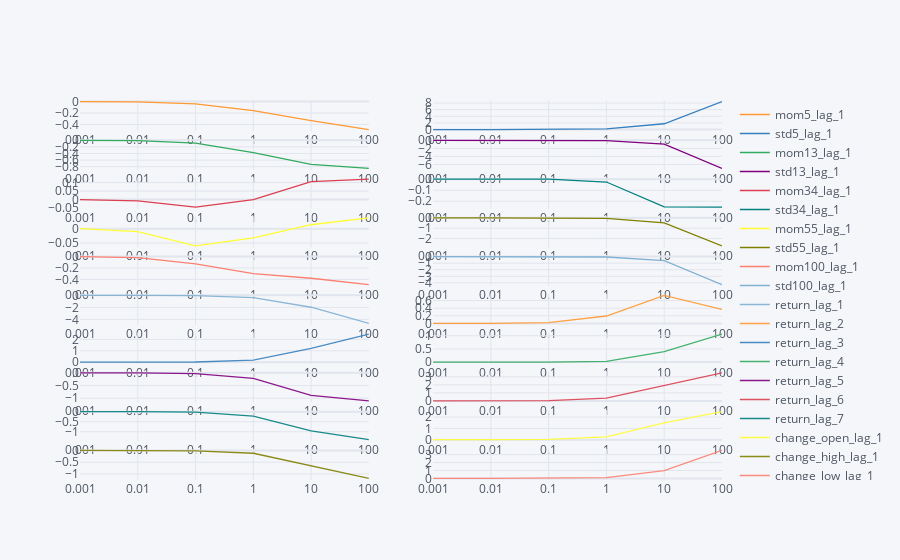

Notebook source saved alongside this figure:
### Code cell
df_clf_logit_coef.sort_index(ascending=False).iplot(subplots=True, kind='line', logx = True, vertical_spacing = 0.02)

### Figure 1 — Plotly figure (JSON) as saved in the notebook; plotly's stock layout.template omitted (floating-point values rounded to 4 significant figures)
{"data": [{"line": {"color": "rgba(255, 153, 51, 1.0)", "dash": "solid", "shape": "linear", "width": 1.3}, "mode": "lines", "name": "mom5_lag_1", "text": "", "type": "scatter", "x": [100, 10, 1, 0.1, 0.01, 0.001], "xaxis": "x", "y": [-0.4875, -0.3308, -0.157, -0.03967, -0.005063, -0.0004309], "yaxis": "y"}, {"line": {"color": "rgba(55, 128, 191, 1.0)", "dash": "solid", "shape": "linear", "width": 1.3}, "mode": "lines", "name": "std5_lag_1", "text": "", "type": "scatter", "x": [100, 10, 1, 0.1, 0.01, 0.001], "xaxis": "x2", "y": [8.437, 1.761, 0.2089, 0.02419, 0.003757, 0.0007724], "yaxis": "y2"}, {"line": {"color": "rgba(50, 171, 96, 1.0)", "dash": "solid", "shape": "linear", "width": 1.3}, "mode": "lines", "name": "mom13_lag_1", "text": "", "type": "scatter", "x": [100, 10, 1, 0.1, 0.01, 0.001], "xaxis": "x3", "y": [-0.8483, -0.7282, -0.3702, -0.08736, -0.01112, -0.0009054], "yaxis": "y3"}, {"line": {"color": "rgba(128, 0, 128, 1.0)", "dash": "solid", "shape": "linear", "width": 1.3}, "mode": "lines", "name": "std13_lag_1", "text": "", "type": "scatter", "x": [100, 10, 1, 0.1, 0.01, 0.001], "xaxis": "x4", "y": [-6.989, -0.9486, -0.089, -0.00585, 0.0008366, 0.0005082], "yaxis": "y4"}, {"line": {"color": "rgba(219, 64, 82, 1.0)", "dash": "solid", "shape": "linear", "width": 1.3}, "mode": "lines", "name": "mom34_lag_1", "text": "", "type": "scatter", "x": [100, 10, 1, 0.1, 0.01, 0.001], "xaxis": "x5", "y": [0.1207, 0.1062, -0.0003482, -0.04523, -0.008196, -0.0002912], "yaxis": "y5"}, {"line": {"color": "rgba(0, 128, 128, 1.0)", "dash": "solid", "shape": "linear", "width": 1.3}, "mode": "lines", "name": "std34_lag_1", "text": "", "type": "scatter", "x": [100, 10, 1, 0.1, 0.01, 0.001], "xaxis": "x6", "y": [-0.2538, -0.2512, -0.02522, 0.0004878, 0.001526, 0.0005946], "yaxis": "y6"}, {"line": {"color": "rgba(255, 255, 51, 1.0)", "dash": "solid", "shape": "linear", "width": 1.3}, "mode": "lines", "name": "mom55_lag_1", "text": "", "type": "scatter", "x": [100, 10, 1, 0.1, 0.01, 0.001], "xaxis": "x7", "y": [0.03757, 0.0136, -0.0321, -0.0598, -0.01038, -0.0001907], "yaxis": "y7"}, {"line": {"color": "rgba(128, 128, 0, 1.0)", "dash": "solid", "shape": "linear", "width": 1.3}, "mode": "lines", "name": "std55_lag_1", "text": "", "type": "scatter", "x": [100, 10, 1, 0.1, 0.01, 0.001], "xaxis": "x8", "y": [-2.717, -0.4861, -0.04753, -0.001774, 0.001293, 0.0005779], "yaxis": "y8"}, {"line": {"color": "rgba(251, 128, 114, 1.0)", "dash": "solid", "shape": "linear", "width": 1.3}, "mode": "lines", "name": "mom100_lag_1", "text": "", "type": "scatter", "x": [100, 10, 1, 0.1, 0.01, 0.001], "xaxis": "x9", "y": [-0.4937, -0.3808, -0.3002, -0.1286, -0.01679, -7.858e-05], "yaxis": "y9"}, {"line": {"color": "rgba(128, 177, 211, 1.0)", "dash": "solid", "shape": "linear", "width": 1.3}, "mode": "lines", "name": "std100_lag_1", "text": "", "type": "scatter", "x": [100, 10, 1, 0.1, 0.01, 0.001], "xaxis": "x10", "y": [-4.27, -0.6032, -0.05859, -0.003039, 0.001158, 0.0005692], "yaxis": "y10"}, {"line": {"color": "rgba(128, 177, 211, 0.8999999999999999)", "dash": "solid", "shape": "linear", "width": 1.3}, "mode": "lines", "name": "return_lag_1", "text": "", "type": "scatter", "x": [100, 10, 1, 0.1, 0.01, 0.001], "xaxis": "x11", "y": [-4.673, -1.981, -0.3677, -0.04494, -0.004779, -0.000468], "yaxis": "y11"}, {"line": {"color": "rgba(255, 153, 51, 0.8999999999999999)", "dash": "solid", "shape": "linear", "width": 1.3}, "mode": "lines", "name": "return_lag_2", "text": "", "type": "scatter", "x": [100, 10, 1, 0.1, 0.01, 0.001], "xaxis": "x12", "y": [0.3664, 0.7366, 0.194, 0.01821, 0.001628, 0.0001744], "yaxis": "y12"}, {"line": {"color": "rgba(55, 128, 191, 0.8999999999999999)", "dash": "solid", "shape": "linear", "width": 1.3}, "mode": "lines", "name": "return_lag_3", "text": "", "type": "scatter", "x": [100, 10, 1, 0.1, 0.01, 0.001], "xaxis": "x13", "y": [2.463, 1.218, 0.1873, 0.01559, 0.001353, 0.0001476], "yaxis": "y13"}, {"line": {"color": "rgba(50, 171, 96, 0.8999999999999999)", "dash": "solid", "shape": "linear", "width": 1.3}, "mode": "lines", "name": "return_lag_4", "text": "", "type": "scatter", "x": [100, 10, 1, 0.1, 0.01, 0.001], "xaxis": "x14", "y": [1.063, 0.3955, 0.02957, -0.001643, -0.0003894, -2.691e-05], "yaxis": "y14"}, {"line": {"color": "rgba(128, 0, 128, 0.8999999999999999)", "dash": "solid", "shape": "linear", "width": 1.3}, "mode": "lines", "name": "return_lag_5", "text": "", "type": "scatter", "x": [100, 10, 1, 0.1, 0.01, 0.001], "xaxis": "x15", "y": [-1.109, -0.8872, -0.221, -0.02921, -0.003175, -0.0003061], "yaxis": "y15"}, {"line": {"color": "rgba(219, 64, 82, 0.8999999999999999)", "dash": "solid", "shape": "linear", "width": 1.3}, "mode": "lines", "name": "return_lag_6", "text": "", "type": "scatter", "x": [100, 10, 1, 0.1, 0.01, 0.001], "xaxis": "x16", "y": [3.506, 1.931, 0.3499, 0.03546, 0.003427, 0.0003561], "yaxis": "y16"}, {"line": {"color": "rgba(0, 128, 128, 0.8999999999999999)", "dash": "solid", "shape": "linear", "width": 1.3}, "mode": "lines", "name": "return_lag_7", "text": "", "type": "scatter", "x": [100, 10, 1, 0.1, 0.01, 0.001], "xaxis": "x17", "y": [-1.391, -0.9595, -0.2253, -0.02843, -0.003045, -0.0002917], "yaxis": "y17"}, {"line": {"color": "rgba(255, 255, 51, 0.8999999999999999)", "dash": "solid", "shape": "linear", "width": 1.3}, "mode": "lines", "name": "change_open_lag_1", "text": "", "type": "scatter", "x": [100, 10, 1, 0.1, 0.01, 0.001], "xaxis": "x18", "y": [2.477, 1.476, 0.254, 0.02313, 0.002102, 0.0002215], "yaxis": "y18"}, {"line": {"color": "rgba(128, 128, 0, 0.8999999999999999)", "dash": "solid", "shape": "linear", "width": 1.3}, "mode": "lines", "name": "change_high_lag_1", "text": "", "type": "scatter", "x": [100, 10, 1, 0.1, 0.01, 0.001], "xaxis": "x19", "y": [-1.193, -0.6469, -0.1223, -0.01772, -0.002015, -0.0001908], "yaxis": "y19"}, {"line": {"color": "rgba(251, 128, 114, 0.8999999999999999)", "dash": "solid", "shape": "linear", "width": 1.3}, "mode": "lines", "name": "change_low_lag_1", "text": "", "type": "scatter", "x": [100, 10, 1, 0.1, 0.01, 0.001], "xaxis": "x20", "y": [3.539, 0.9869, 0.09725, 0.00478, 0.0002318, 3.347e-05], "yaxis": "y20"}], "layout": {"legend": {"bgcolor": "#F5F6F9", "font": {"color": "#4D5663"}}, "paper_bgcolor": "#F5F6F9", "plot_bgcolor": "#F5F6F9", "title": {"font": {"color": "#4D5663"}}, "xaxis": {"anchor": "y", "domain": [0, 0.45], "gridcolor": "#E1E5ED", "showgrid": true, "tickfont": {"color": "#4D5663"}, "title": {"font": {"color": "#4D5663"}, "text": ""}, "type": "log", "zerolinecolor": "#E1E5ED"}, "xaxis10": {"anchor": "y10", "domain": [0.55, 1], "gridcolor": "#E1E5ED", "showgrid": true, "tickfont": {"color": "#4D5663"}, "title": {"font": {"color": "#4D5663"}, "text": ""}, "type": "log", "zerolinecolor": "#E1E5ED"}, "xaxis11": {"anchor": "y11", "domain": [0, 0.45], "gridcolor": "#E1E5ED", "showgrid": true, "tickfont": {"color": "#4D5663"}, "title": {"font": {"color": "#4D5663"}, "text": ""}, "type": "log", "zerolinecolor": "#E1E5ED"}, "xaxis12": {"anchor": "y12", "domain": [0.55, 1], "gridcolor": "#E1E5ED", "showgrid": true, "tickfont": {"color": "#4D5663"}, "title": {"font": {"color": "#4D5663"}, "text": ""}, "type": "log", "zerolinecolor": "#E1E5ED"}, "xaxis13": {"anchor": "y13", "domain": [0, 0.45], "gridcolor": "#E1E5ED", "showgrid": true, "tickfont": {"color": "#4D5663"}, "title": {"font": {"color": "#4D5663"}, "text": ""}, "type": "log", "zerolinecolor": "#E1E5ED"}, "xaxis14": {"anchor": "y14", "domain": [0.55, 1], "gridcolor": "#E1E5ED", "showgrid": true, "tickfont": {"color": "#4D5663"}, "title": {"font": {"color": "#4D5663"}, "text": ""}, "type": "log", "zerolinecolor": "#E1E5ED"}, "xaxis15": {"anchor": "y15", "domain": [0, 0.45], "gridcolor": "#E1E5ED", "showgrid": true, "tickfont": {"color": "#4D5663"}, "title": {"font": {"color": "#4D5663"}, "text": ""}, "type": "log", "zerolinecolor": "#E1E5ED"}, "xaxis16": {"anchor": "y16", "domain": [0.55, 1], "gridcolor": "#E1E5ED", "showgrid": true, "tickfont": {"color": "#4D5663"}, "title": {"font": {"color": "#4D5663"}, "text": ""}, "type": "log", "zerolinecolor": "#E1E5ED"}, "xaxis17": {"anchor": "y17", "domain": [0, 0.45], "gridcolor": "#E1E5ED", "showgrid": true, "tickfont": {"color": "#4D5663"}, "title": {"font": {"color": "#4D5663"}, "text": ""}, "type": "log", "zerolinecolor": "#E1E5ED"}, "xaxis18": {"anchor": "y18", "domain": [0.55, 1], "gridcolor": "#E1E5ED", "showgrid": true, "tickfont": {"color": "#4D5663"}, "title": {"font": {"color": "#4D5663"}, "text": ""}, "type": "log", "zerolinecolor": "#E1E5ED"}, "xaxis19": {"anchor": "y19", "domain": [0, 0.45], "gridcolor": "#E1E5ED", "showgrid": true, "tickfont": {"color": "#4D5663"}, "title": {"font": {"color": "#4D5663"}, "text": ""}, "type": "log", "zerolinecolor": "#E1E5ED"}, "xaxis2": {"anchor": "y2", "domain": [0.55, 1], "gridcolor": "#E1E5ED", "showgrid": true, "tickfont": {"color": "#4D5663"}, "title": {"font": {"color": "#4D5663"}, "text": ""}, "type": "log", "zerolinecolor": "#E1E5ED"}, "xaxis20": {"anchor": "y20", "domain": [0.55, 1], "gridcolor": "#E1E5ED", "showgrid": true, "tickfont": {"color": "#4D5663"}, "title": {"font": {"color": "#4D5663"}, "text": ""}, "type": "log", "zerolinecolor": "#E1E5ED"}, "xaxis3": {"anchor": "y3", "domain": [0, 0.45], "gridcolor": "#E1E5ED", "showgrid": true, "tickfont": {"color": "#4D5663"}, "title": {"font": {"color": "#4D5663"}, "text": ""}, "type": "log", "zerolinecolor": "#E1E5ED"}, "xaxis4": {"anchor": "y4", "domain": [0.55, 1], "gridcolor": "#E1E5ED", "showgrid": true, "tickfont": {"color": "#4D5663"}, "title": {"font": {"color": "#4D5663"}, "text": ""}, "type": "log", "zerolinecolor": "#E1E5ED"}, "xaxis5": {"anchor": "y5", "domain": [0, 0.45], "gridcolor": "#E1E5ED", "showgrid": true, "tickfont": {"color": "#4D5663"}, "title": {"font": {"color": "#4D5663"}, "text": ""}, "type": "log", "zerolinecolor": "#E1E5ED"}, "xaxis6": {"anchor": "y6", "domain": [0.55, 1], "gridcolor": "#E1E5ED", "showgrid": true, "tickfont": {"color": "#4D5663"}, "title": {"font": {"color": "#4D5663"}, "text": ""}, "type": "log", "zerolinecolor": "#E1E5ED"}, "xaxis7": {"anchor": "y7", "domain": [0, 0.45], "gridcolor": "#E1E5ED", "showgrid": true, "tickfont": {"color": "#4D5663"}, "title": {"font": {"color": "#4D5663"}, "text": ""}, "type": "log", "zerolinecolor": "#E1E5ED"}, "xaxis8": {"anchor": "y8", "domain": [0.55, 1], "gridcolor": "#E1E5ED", "showgrid": true, "tickfont": {"color": "#4D5663"}, "title": {"font": {"color": "#4D5663"}, "text": ""}, "type": "log", "zerolinecolor": "#E1E5ED"}, "xaxis9": {"anchor": "y9", "domain": [0, 0.45], "gridcolor": "#E1E5ED", "showgrid": true, "tickfont": {"color": "#4D5663"}, "title": {"font": {"color": "#4D5663"}, "text": ""}, "type": "log", "zerolinecolor": "#E1E5ED"}, "yaxis": {"anchor": "x", "domain": [0.918, 1.0], "gridcolor": "#E1E5ED", "showgrid": true, "tickfont": {"color": "#4D5663"}, "title": {"font": {"color": "#4D5663"}, "text": ""}, "zerolinecolor": "#E1E5ED"}, "yaxis10": {"anchor": "x10", "domain": [0.51, 0.592], "gridcolor": "#E1E5ED", "showgrid": true, "tickfont": {"color": "#4D5663"}, "title": {"font": {"color": "#4D5663"}, "text": ""}, "zerolinecolor": "#E1E5ED"}, "yaxis11": {"anchor": "x11", "domain": [0.408, 0.49], "gridcolor": "#E1E5ED", "showgrid": true, "tickfont": {"color": "#4D5663"}, "title": {"font": {"color": "#4D5663"}, "text": ""}, "zerolinecolor": "#E1E5ED"}, "yaxis12": {"anchor": "x12", "domain": [0.408, 0.49], "gridcolor": "#E1E5ED", "showgrid": true, "tickfont": {"color": "#4D5663"}, "title": {"font": {"color": "#4D5663"}, "text": ""}, "zerolinecolor": "#E1E5ED"}, "yaxis13": {"anchor": "x13", "domain": [0.306, 0.388], "gridcolor": "#E1E5ED", "showgrid": true, "tickfont": {"color": "#4D5663"}, "title": {"font": {"color": "#4D5663"}, "text": ""}, "zerolinecolor": "#E1E5ED"}, "yaxis14": {"anchor": "x14", "domain": [0.306, 0.388], "gridcolor": "#E1E5ED", "showgrid": true, "tickfont": {"color": "#4D5663"}, "title": {"font": {"color": "#4D5663"}, "text": ""}, "zerolinecolor": "#E1E5ED"}, "yaxis15": {"anchor": "x15", "domain": [0.204, 0.286], "gridcolor": "#E1E5ED", "showgrid": true, "tickfont": {"color": "#4D5663"}, "title": {"font": {"color": "#4D5663"}, "text": ""}, "zerolinecolor": "#E1E5ED"}, "yaxis16": {"anchor": "x16", "domain": [0.204, 0.286], "gridcolor": "#E1E5ED", "showgrid": true, "tickfont": {"color": "#4D5663"}, "title": {"font": {"color": "#4D5663"}, "text": ""}, "zerolinecolor": "#E1E5ED"}, "yaxis17": {"anchor": "x17", "domain": [0.102, 0.184], "gridcolor": "#E1E5ED", "showgrid": true, "tickfont": {"color": "#4D5663"}, "title": {"font": {"color": "#4D5663"}, "text": ""}, "zerolinecolor": "#E1E5ED"}, "yaxis18": {"anchor": "x18", "domain": [0.102, 0.184], "gridcolor": "#E1E5ED", "showgrid": true, "tickfont": {"color": "#4D5663"}, "title": {"font": {"color": "#4D5663"}, "text": ""}, "zerolinecolor": "#E1E5ED"}, "yaxis19": {"anchor": "x19", "domain": [0, 0.082], "gridcolor": "#E1E5ED", "showgrid": true, "tickfont": {"color": "#4D5663"}, "title": {"font": {"color": "#4D5663"}, "text": ""}, "zerolinecolor": "#E1E5ED"}, "yaxis2": {"anchor": "x2", "domain": [0.918, 1.0], "gridcolor": "#E1E5ED", "showgrid": true, "tickfont": {"color": "#4D5663"}, "title": {"font": {"color": "#4D5663"}, "text": ""}, "zerolinecolor": "#E1E5ED"}, "yaxis20": {"anchor": "x20", "domain": [0, 0.082], "gridcolor": "#E1E5ED", "showgrid": true, "tickfont": {"color": "#4D5663"}, "title": {"font": {"color": "#4D5663"}, "text": ""}, "zerolinecolor": "#E1E5ED"}, "yaxis3": {"anchor": "x3", "domain": [0.816, 0.898], "gridcolor": "#E1E5ED", "showgrid": true, "tickfont": {"color": "#4D5663"}, "title": {"font": {"color": "#4D5663"}, "text": ""}, "zerolinecolor": "#E1E5ED"}, "yaxis4": {"anchor": "x4", "domain": [0.816, 0.898], "gridcolor": "#E1E5ED", "showgrid": true, "tickfont": {"color": "#4D5663"}, "title": {"font": {"color": "#4D5663"}, "text": ""}, "zerolinecolor": "#E1E5ED"}, "yaxis5": {"anchor": "x5", "domain": [0.714, 0.796], "gridcolor": "#E1E5ED", "showgrid": true, "tickfont": {"color": "#4D5663"}, "title": {"font": {"color": "#4D5663"}, "text": ""}, "zerolinecolor": "#E1E5ED"}, "yaxis6": {"anchor": "x6", "domain": [0.714, 0.796], "gridcolor": "#E1E5ED", "showgrid": true, "tickfont": {"color": "#4D5663"}, "title": {"font": {"color": "#4D5663"}, "text": ""}, "zerolinecolor": "#E1E5ED"}, "yaxis7": {"anchor": "x7", "domain": [0.612, 0.694], "gridcolor": "#E1E5ED", "showgrid": true, "tickfont": {"color": "#4D5663"}, "title": {"font": {"color": "#4D5663"}, "text": ""}, "zerolinecolor": "#E1E5ED"}, "yaxis8": {"anchor": "x8", "domain": [0.612, 0.694], "gridcolor": "#E1E5ED", "showgrid": true, "tickfont": {"color": "#4D5663"}, "title": {"font": {"color": "#4D5663"}, "text": ""}, "zerolinecolor": "#E1E5ED"}, "yaxis9": {"anchor": "x9", "domain": [0.51, 0.592], "gridcolor": "#E1E5ED", "showgrid": true, "tickfont": {"color": "#4D5663"}, "title": {"font": {"color": "#4D5663"}, "text": ""}, "zerolinecolor": "#E1E5ED"}}}
